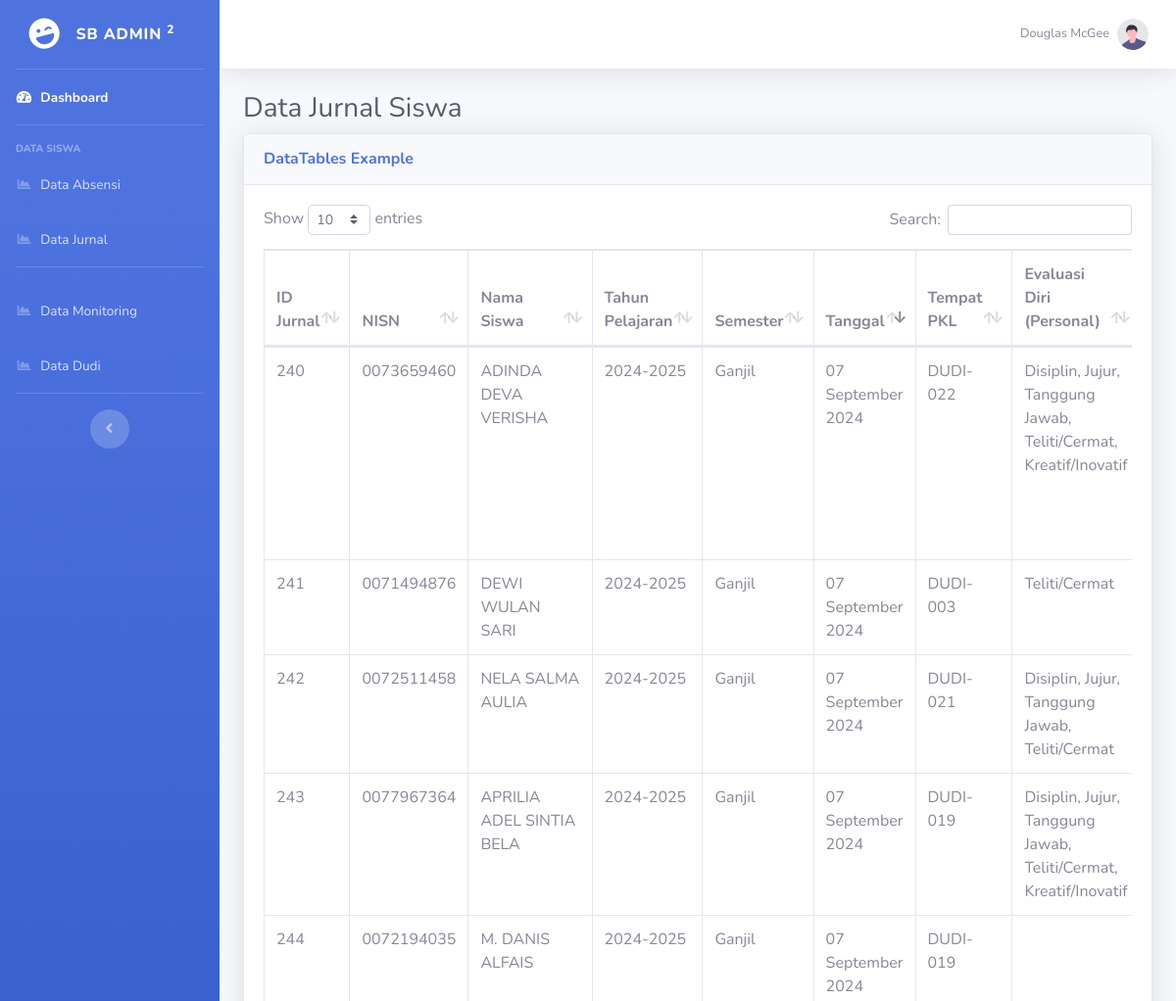
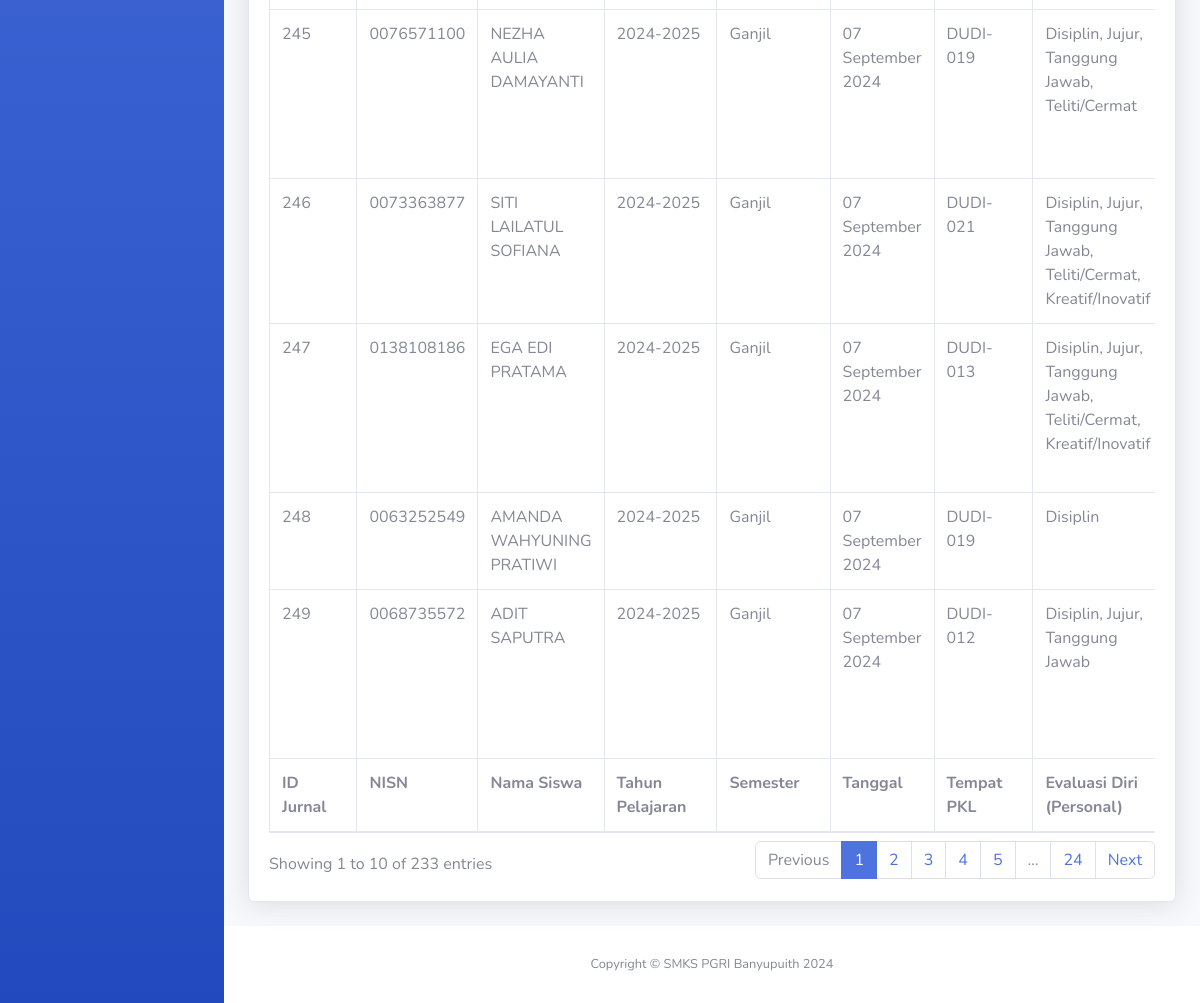
/admin/datajurnal.php (signed in), run on the app's committed database (2 pictures, top to bottom).
### tables this page shows
CREATE TABLE `tb_jurnal` (
  `id_jurnal` varchar(15) NOT NULL,
  `nisn` varchar(12) NOT NULL,
  `nama_siswa` varchar(100) NOT NULL,
  `tahun_pelajaran` varchar(25) NOT NULL,
  `semester` varchar(25) NOT NULL,
  `tanggal` varchar(25) NOT NULL,
  `evadir_personal` varchar(200) NOT NULL,
  `evadir_sosial` varchar(200) NOT NULL,
  `foto_kegiatan` varchar(200) NOT NULL,
  `deskripsi_kegiatan` text NOT NULL,
  `lokasi` varchar(70) NOT NULL,
  `id_guru` varchar(25) NOT NULL,
  `nama_guru` varchar(100) NOT NULL,
  `id_dudi` varchar(100) NOT NULL,
  `nama_dudi` varchar(100) NOT NULL
);

### admin/datajurnal.php (the view, shortened to what this page needs)
<?php
include '../koneksi.php';
function formatTanggalIndonesia($tanggal)
{
    $bulan = array(
        1 => 'Januari',
        2 => 'Februari',
        3 => 'Maret',
        4 => 'April',
        5 => 'Mei',
        6 => 'Juni',
        7 => 'Juli',
        8 => 'Agustus',
        9 => 'September',
        10 => 'Oktober',
        11 => 'November',
        12 => 'Desember'
    );
    $splitTanggal = explode('-', $tanggal);
    $tahun = $splitTanggal[0];
    $bulan = $bulan[(int)$splitTanggal[1]];
    $hari = $splitTanggal[2];
    return $hari . ' ' . $bulan . ' ' . $tahun;
}
$result = $koneksi->query("SELECT * FROM tb_jurnal");
?>
<!DOCTYPE html>
<html lang="en">
<head>
    <link href="../dist/vendor/fontawesome-free/css/all.min.css" rel="stylesheet" type="text/css">
    <link href="../dist/css/sb-admin-2.min.css" rel="stylesheet">
    <link href="../dist/vendor/datatables/dataTables.bootstrap4.min.css" rel="stylesheet">
</head>
<body id="page-top">
    <div id="wrapper">
        <ul class="navbar-nav bg-gradient-primary sidebar sidebar-dark accordion" id="accordionSidebar">
            <a class="sidebar-brand d-flex align-items-center justify-content-center" href="dashboard.php">
                <div class="sidebar-brand-icon rotate-n-15">
                    <i class="fas fa-laugh-wink"></i>
                </div>
                <div class="sidebar-brand-text mx-3">SB Admin <sup>2</sup></div>
            </a>
            <hr class="sidebar-divider my-0">
            <li class="nav-item active">
                <a class="nav-link" href="dashboard.php">
                    <i class="fas fa-fw fa-tachometer-alt"></i>
                    <span>Dashboard</span></a>
            </li>
            <hr class="sidebar-divider">
            <div class="sidebar-heading">
                Data Siswa
            </div>
            <li class="nav-item">
                <a class="nav-link" href="dataabsensi.php">
                    <i class="fas fa-fw fa-chart-area"></i>
                    <span>Data Absensi</span></a>
            </li>
            <li class="nav-item">
                <a class="nav-link" href="datajurnal.php">
                    <i class="fas fa-fw fa-chart-area"></i>
                    <span>Data Jurnal</span></a>
            </li>
            <hr class="sidebar-divider">
            <li class="nav-item">
                <a class="nav-link" href="datamonitoring.php">
                    <i class="fas fa-fw fa-chart-area"></i>
                    <span>Data Monitoring</span></a>
            </li>
            <li class="nav-item">
                <a class="nav-link" href="datadudi.php">
                    <i class="fas fa-fw fa-chart-area"></i>
                    <span>Data Dudi</span></a>
            </li>
            <hr class="sidebar-divider d-none d-md-block">
            <div class="text-center d-none d-md-inline">
                <button class="rounded-circle border-0" id="sidebarToggle"></button>
            </div>
        </ul>
        <div id="content-wrapper" class="d-flex flex-column">
            <div id="content">
                <nav class="navbar navbar-expand navbar-light bg-white topbar mb-4 static-top shadow">
                    <ul class="navbar-nav ml-auto">
                        <li class="nav-item dropdown no-arrow">
                            <a class="nav-link dropdown-toggle" href="#" id="userDropdown" role="button"
                                data-toggle="dropdown" aria-haspopup="true" aria-expanded="false">
                                <span class="mr-2 d-none d-lg-inline text-gray-600 small">Douglas McGee</span>
                                <img class="img-profile rounded-circle"
                                    src="../dist/img/undraw_profile.svg">
                            </a>
                        </li>
                    </ul>
                </nav>
                <div class="container-fluid">
                    <h1 class="h3 mb-2 text-gray-800">Data Jurnal Siswa</h1>
                    <div class="card shadow mb-4">
                        <div class="card-header py-3">
                            <h6 class="m-0 font-weight-bold text-primary">DataTables Example</h6>
                        </div>
                        <div class="card-body">
                            <div class="table-responsive">
                                <table class="table table-bordered" id="aaaa" width="100%" cellspacing="0">
                                    <thead>
                                        <tr>
                                            <th>ID Jurnal</th>
                                            <th>NISN</th>
                                            <th>Nama Siswa</th>
                                            <th>Tahun Pelajaran</th>
                                            <th>Semester</th>
                                            <th>Tanggal</th>
                                            <th>Tempat PKL</th>
                                            <th>Evaluasi Diri (Personal)</th>
                                        </tr>
                                    </thead>
                                    <tfoot>
                                        <tr>
                                            <th>ID Jurnal</th>
                                            <th>NISN</th>
                                            <th>Nama Siswa</th>
                                            <th>Tahun Pelajaran</th>
                                            <th>Semester</th>
                                            <th>Tanggal</th>
                                            <th>Tempat PKL</th>
                                            <th>Evaluasi Diri (Personal)</th>
                                        </tr>
                                    </tfoot>
                                    <tbody>
                                        <?php while ($row = mysqli_fetch_assoc($result)) {
                                        ?>
                                            <tr>
                                                <td><?php echo $row['id_jurnal']; ?></td>
                                                <td><?php echo $row['nisn']; ?></td>
                                                <td><?php echo $row['nama_siswa']; ?></td>
                                                <td><?php echo $row['tahun_pelajaran']; ?></td>
                                                <td><?php echo $row['semester']; ?></td>
                                                <td><?php echo formatTanggalIndonesia($row['tanggal']); ?></td>
                                                <td><?php echo $row['id_dudi']; ?></td>
                                                <td><?php echo $row['evadir_personal']; ?></td>
                                            </tr>
                                        <?php } ?>
                                    </tbody>
                                </table>
                            </div>
                        </div>
                    </div>
                </div>
            </div>
            <footer class="sticky-footer bg-white">
                <div class="container my-auto">
                    <div class="copyright text-center my-auto">
                        <span>Copyright &copy; SMKS PGRI Banyupuith 2024</span>
                    </div>
                </div>
            </footer>
        </div>
    </div>
</body>
</html>

### data on the page
tb_jurnal: id_jurnal "240", nisn "0073659460", nama_siswa "ADINDA DEVA VERISHA", tahun_pelajaran "2024-2025", semester "Ganjil", tanggal "07 September 2024", id_dudi "DUDI-022", evadir_personal "Disiplin, Jujur, Tanggung Jawab, Teliti/Cermat, Kreatif/Inovatif"
tb_jurnal: id_jurnal "241", nisn "0071494876", nama_siswa "DEWI WULAN SARI", tahun_pelajaran "2024-2025", semester "Ganjil", tanggal "07 September 2024", id_dudi "DUDI-003", evadir_personal "Teliti/Cermat"
tb_jurnal: id_jurnal "242", nisn "0072511458", nama_siswa "NELA SALMA AULIA", tahun_pelajaran "2024-2025", semester "Ganjil", tanggal "07 September 2024", id_dudi "DUDI-021", evadir_personal "Disiplin, Jujur, Tanggung Jawab, Teliti/Cermat"
tb_jurnal: id_jurnal "243", nisn "0077967364", nama_siswa "APRILIA ADEL SINTIA BELA", tahun_pelajaran "2024-2025", semester "Ganjil", tanggal "07 September 2024", id_dudi "DUDI-019", evadir_personal "Disiplin, Jujur, Tanggung Jawab, Teliti/Cermat, Kreatif/Inovatif"
tb_jurnal: id_jurnal "244", nisn "0072194035", nama_siswa "M. DANIS ALFAIS", tahun_pelajaran "2024-2025", semester "Ganjil", tanggal "07 September 2024", id_dudi "DUDI-019"
tb_jurnal: id_jurnal "245", nisn "0076571100", nama_siswa "NEZHA AULIA DAMAYANTI", tahun_pelajaran "2024-2025", semester "Ganjil", tanggal "07 September 2024", id_dudi "DUDI-019", evadir_personal "Disiplin, Jujur, Tanggung Jawab, Teliti/Cermat"
tb_jurnal: id_jurnal "246", nisn "0073363877", nama_siswa "SITI LAILATUL SOFIANA", tahun_pelajaran "2024-2025", semester "Ganjil", tanggal "07 September 2024", id_dudi "DUDI-021", evadir_personal "Disiplin, Jujur, Tanggung Jawab, Teliti/Cermat, Kreatif/Inovatif"
tb_jurnal: id_jurnal "247", nisn "0138108186", nama_siswa "EGA EDI PRATAMA", tahun_pelajaran "2024-2025", semester "Ganjil", tanggal "07 September 2024", id_dudi "DUDI-013", evadir_personal "Disiplin, Jujur, Tanggung Jawab, Teliti/Cermat, Kreatif/Inovatif"
tb_jurnal: id_jurnal "248", nisn "0063252549", nama_siswa "AMANDA WAHYUNING PRATIWI", tahun_pelajaran "2024-2025", semester "Ganjil", tanggal "07 September 2024", id_dudi "DUDI-019", evadir_personal "Disiplin"
tb_jurnal: id_jurnal "249", nisn "0068735572", nama_siswa "ADIT SAPUTRA", tahun_pelajaran "2024-2025", semester "Ganjil", tanggal "07 September 2024", id_dudi "DUDI-012", evadir_personal "Disiplin, Jujur, Tanggung Jawab"
